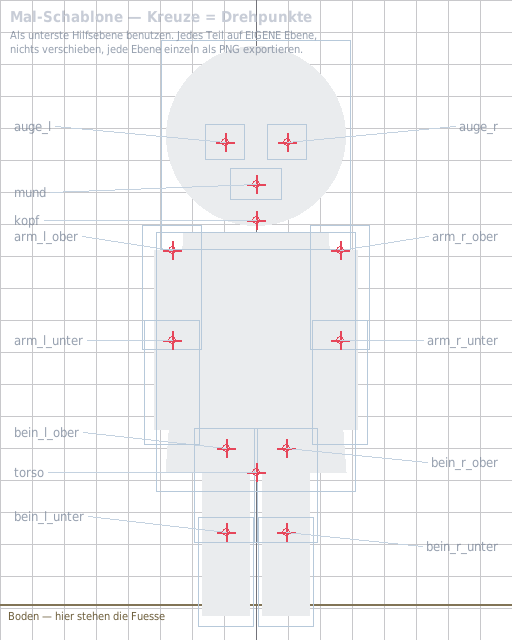
#> input picture tutor/bilder/lucia/SCHABLONE.png, 512 x 640 px
$ python -i bild_vorschau.py   (imports and definitions only)
#> lines starting #> are read from the running program, lines starting #| are printed output that depends on the picture
# core/bild_vorschau.py
#
# Ein Bild als Zeichen fürs Terminal: Sashas eigener ASCII-Filter aus dem
# alten Browser-Frontend, nach Python übertragen (2026-10-10). Vorlage:
# ui/static/ascii.js (ASCII.canvasToAscii) und der
# Foto-Filter in ui/templates/monolith.html (stretchCanvas,
# asciiColorHTML; Historie: Commit ed3c82c). Sasha wollte ausdrücklich
# diesen Filter wieder, keinen fremden (chafa o. ä.).
#
# Was er tut, wie im Original:
#   1. Bild „cover" in eine Arbeitsfläche (formatfüllend, mittig beschnitten)
#   2. Auto-Levels: jeden Farbkanal am 1-%/99-%-Perzentil aufs volle
#      0–255 ziehen (flache Fotos werden lesbar); flacher Kanal bleibt
#   3. blockweise mitteln, Helligkeit 0.299 R + 0.587 G + 0.114 B,
#      gamma, invert, auf eine Zeichen-Rampe
#   4. Modus „farbe": jedes Zeichen bekommt die Durchschnittsfarbe seines
#      Blocks, Leerzeichen keine
#
# Neu fürs Terminal: eine Zelle ist etwa doppelt so hoch wie breit
# (ZELLE_HOCH) — sonst wäre das Bild gestaucht. Und die Farben werden auf
# höchstens FARBEN_HOECHSTENS je Bild gebracht (xterm-256), weil jede Farbe
# in curses ein eigenes Farbpaar kostet und die Paare knapp sind
# (tui/ansichten/kontext.py, PIX).
#
# Pillow wird erst beim ersten Bild geladen: fehlt es (Knoten ohne
# Backend-Pakete), sagt die Vorschau das, statt beim Import umzufallen.
#
# Fundament (Schicht 1, memory/system/bauplan_kern.md): weiß nichts vom
# Desk, nur Datei → Zeilen aus [zeichen, farbe|None].

import os
import threading
from collections import Counter, OrderedDict

RAMPE_FOTO = " .,:;-~=+ox*#%8B@"        # monolith.html, Foto-Filter (17 Stufen)
RAMPE_KLEIN = " .:-=+*#%@"              # ascii.js, canvasToAscii-Standard
MODI = ("mono", "farbe")
ZELLE_HOCH = 2.0                        # Zelle: Höhe / Breite
FARBEN_HOECHSTENS = 32
CACHE_GROESSE = 64
ARBEIT_JE_ZELLE = (4, 8)                # Arbeitsfläche: Pixel je Zelle (b, h)
SCHNITT = 0.01                          # Auto-Levels: 1 % / 99 %


class KeinBild(ValueError):
    """Die Datei ist da, aber kein Bild, das Pillow lesen kann."""


class OhnePillow(RuntimeError):
    """Pillow fehlt auf diesem Rechner."""


def _pil():
    try:
        from PIL import Image, ImageOps
    except ImportError:
        raise OhnePillow("für die bildvorschau fehlt Pillow (requirements.txt)")
    return Image, ImageOps


# ── xterm-256 ─────────────────────────────────────────────────────────
# Kopie von rgb_256/xterm_rgb aus tui/pixel.py (2026-10-10): der Kern darf
# nicht aus tui/ importieren (Bauplan: die TUI ist eine Front über HTTP).
# Dieselbe Rechnung hier und dort heißt: die Farben, die hier gewählt
# werden, landen in der TUI auf genau denselben Paaren.
_WUERFEL = (0, 95, 135, 175, 215, 255)


def _d2(a, b):
    return (a[0] - b[0]) ** 2 + (a[1] - b[1]) ** 2 + (a[2] - b[2]) ** 2


# [20 lines left out: functions rgb_256, xterm_rgb, not called in this run]


def _hex(rgb):
    return "#%02x%02x%02x" % tuple(rgb)


def palette_kappen(farben, hoechstens=FARBEN_HOECHSTENS):
    """RGB-Liste → dieselbe Länge, jede auf xterm-256 gerundet; sind es mehr
    als `hoechstens` verschiedene, bleiben die häufigsten und der Rest nimmt
    die nächste davon."""
    nummern = [rgb_256(c) for c in farben]
    zaehlung = Counter(nummern)
    if len(zaehlung) <= hoechstens:
        bleiben = set(zaehlung)
    else:
        bleiben = {n for n, _ in zaehlung.most_common(hoechstens)}
    ersatz = {}
    for n in zaehlung:
        if n in bleiben:
            ersatz[n] = n
        else:
            c = xterm_rgb(n)
            ersatz[n] = min(bleiben, key=lambda b: _d2(c, xterm_rgb(b)))
    return [xterm_rgb(ersatz[n]) for n in nummern]


# ── Der Filter ────────────────────────────────────────────────────────

# [77 lines left out: functions _cover, auto_levels, filtern, not called in this run]


# ── Datei → Vorschau, gemerkt ─────────────────────────────────────────

_cache = OrderedDict()
_sperre = threading.Lock()


# [44 lines left out: functions groesse, vorschau, not called in this run]


def cache_leeren():
    with _sperre:
        _cache.clear()


# [6 lines left out: function zellen_fuer, not called in this run]


# ── Pixel-Icon fürs Rad (2026-10-10, Werkstatt) ───────────────────────
# Eine selbst gebaute App (core/werkstatt.py) bekommt ihr Symbol aus einem
# Bild in ~/Zentrale/Input. Das Rad zeichnet Symbole aus Feinpixeln
# (tui/pixel.py); ein Foto passt da nur als kleines, hartes Pixelbild:
# quadratisch beschnitten, ICON_SEITE² Pixel, wenige Farben (xterm-256 wie
# oben — jede Farbe kostet in curses ein Paar), Durchsichtiges ganz oder gar
# nicht. Gespeichert wird es als gewöhnliches PNG (icon.png neben app.toml),
# kein eigenes Format; die TUI bekommt es als Raster über HTTP.
ICON_SEITE = 16
ICON_FARBEN = 16


def _pixel_liste(img):
    """Alle Pixel als Liste (Pillow ≥ 12: get_flattened_data, getdata veraltet)."""
    f = getattr(img, "get_flattened_data", None) or img.getdata
    return list(f())


def icon_machen(quelle, seite=ICON_SEITE, farben=ICON_FARBEN) -> bytes:
    """Bild-Datei → PNG-Bytes des Pixel-Icons (seite × seite, RGBA).
    KeinBild, wenn Pillow die Datei nicht lesen kann."""
#> called with quelle = '../tutor/bilder/lucia/SCHABLONE.png', seite = 16, farben = 16
    import io
    Image, ImageOps = _pil()
    try:
        with Image.open(quelle) as roh:
#> roh is the input picture: PIL image 512x640 RGBA; mean R, G, B, A 48, 50.9, 57.2, 19.8
            roh.draft("RGB", (seite * 8, seite * 8))
            img = ImageOps.exif_transpose(roh).convert("RGBA")
    except (FileNotFoundError, OhnePillow):
        raise
    except Exception:
        raise KeinBild("das ist kein bild, das sich lesen lässt")
    iw, ih = img.size
#> iw = 512; ih = 640
    k = min(iw, ih)                              # quadratisch, mittig beschnitten
#> k = 512
    img = img.crop(((iw - k) // 2, (ih - k) // 2, (iw - k) // 2 + k, (ih - k) // 2 + k))
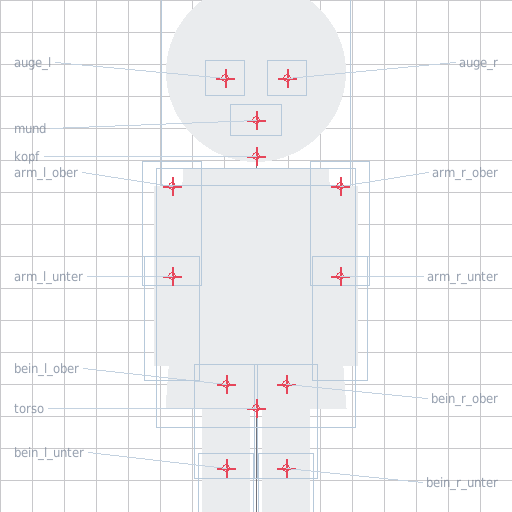
#> img: PIL image 512x512 RGBA; mean R, G, B, A 47.3, 50.4, 57.5, 19.3; transparent parts drawn white
    img = img.resize((seite, seite), Image.LANCZOS)
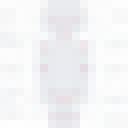
#> img: PIL image 16x16 RGBA (shown 8 times larger); mean R, G, B, A 93.4, 98.4, 116, 19.4; transparent parts drawn white
    px = _pixel_liste(img)
#> px = 256 items, first 6: (0, 0, 0, 3), (0, 0, 0, 3), (127, 63, 127, 4), (63, 63, 63, 4), (51, 51, 51, 5), (109, 109, 127, 14)
    sichtbar = [i for i, p in enumerate(px) if p[3] >= 128]
#> sichtbar = []
    gekappt = palette_kappen([px[i][:3] for i in sichtbar], farben)
#> gekappt = []
    neu = [(0, 0, 0, 0)] * len(px)
#> neu = 256 items, first 6: (0, 0, 0, 0), (0, 0, 0, 0), (0, 0, 0, 0), (0, 0, 0, 0), (0, 0, 0, 0), (0, 0, 0, 0)
    for i, c in zip(sichtbar, gekappt):
        neu[i] = tuple(c) + (255,)
#> this loop made 0 passes
    img.putdata(neu)
#> img: PIL image 16x16 RGBA; every value is 0
    puffer = io.BytesIO()
    img.save(puffer, "PNG")
    return puffer.getvalue()


ICON_SEITE_APP = 32       # Symbole, die eine App mitbringt (app.toml `icon`)


# [21 lines left out: function icon_raster, not called in this run]

>>> result = icon_machen('../tutor/bilder/lucia/SCHABLONE.png')
